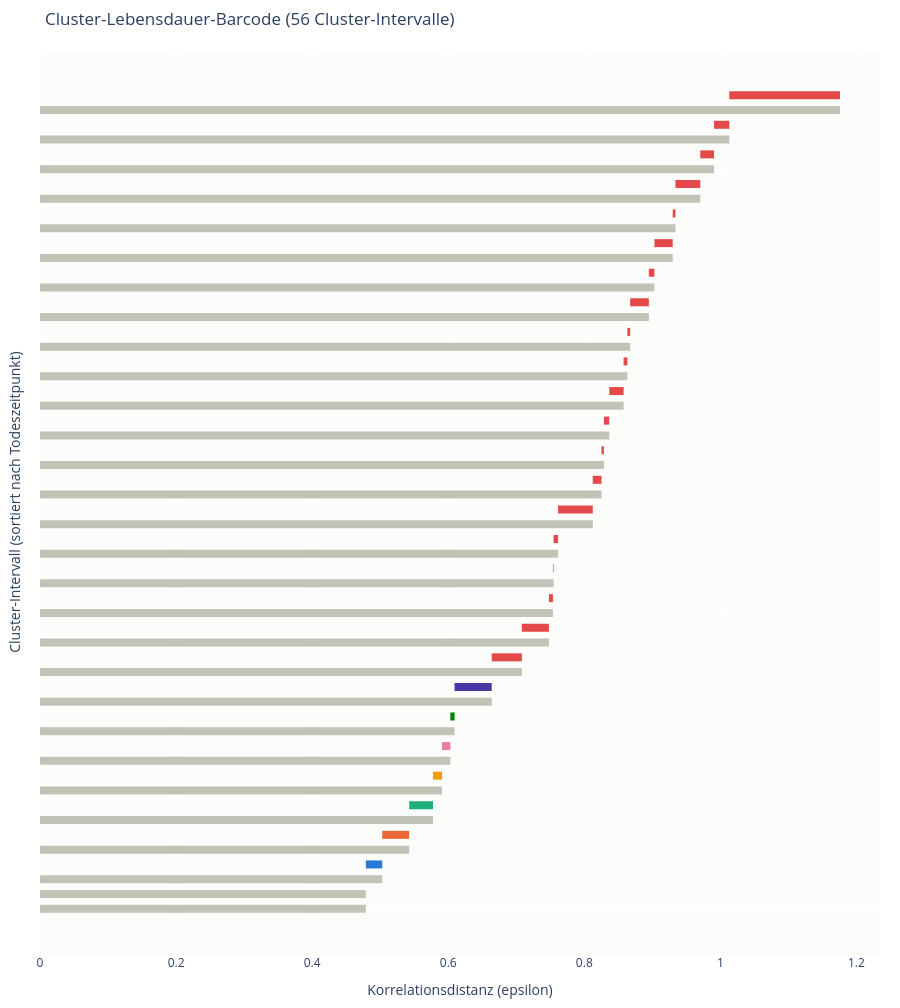

The code cell stored with this chart in its notebook:
### Code cell
# --- Visualisierung 8: Cluster-Lebensdauer-Barcode (H0-inspiriert) ---
# Hinweis: dies ist NICHT das strikte Vietoris-Rips-H0-Persistenzdiagramm (das
# haette genau n Balken, alle mit birth=0 — siehe 02_etda.ipynb, wo giotto-tda
# das formal berechnet). Hier bekommt JEDE im Dendrogramm entstehende Teilgruppe
# (auch bereits verschmolzene Cliquen) einen eigenen Balken von ihrer eigenen
# Entstehung bis zu ihrer naechsten Verschmelzung -> 2*(n-1) Balken statt n.
# Nuetzlich, um die Lebensdauer einer KONKRETEN Clique zu sehen (siehe PDF
# "Another important point"), aber nicht dasselbe Objekt wie das formale H0-Diagramm.
from cloudvisualisation import plot_h0_persistence_barcode

z_linkage = plot_h0_persistence_barcode(dist_matrix, syms)

print(f"\nGroesste Merge-Events")
merge_df = pd.DataFrame(z_linkage, columns=["cluster_1", "cluster_2", "death", "size"])
print(merge_df.sort_values("death", ascending=False).head(5).to_string(index=False))

### Figure 1 — Plotly figure (JSON) as saved in the notebook; plotly's stock layout.template omitted (floating-point values rounded to 4 significant figures)
{"data": [{"hovertemplate": "Birth: 0.0000<br>Death: 0.4789<br>Persistenz: 0.4789<br>Groesse: 1 Assets<br>Assets: LINK<extra></extra>", "line": {"color": "#c3c2b7", "width": 8}, "mode": "lines", "showlegend": false, "type": "scatter", "x": [0, 0.4789], "y": [0, 0]}, {"hovertemplate": "Birth: 0.0000<br>Death: 0.4789<br>Persistenz: 0.4789<br>Groesse: 1 Assets<br>Assets: ETH<extra></extra>", "line": {"color": "#c3c2b7", "width": 8}, "mode": "lines", "showlegend": false, "type": "scatter", "x": [0, 0.4789], "y": [1, 1]}, {"hovertemplate": "Birth: 0.0000<br>Death: 0.5030<br>Persistenz: 0.5030<br>Groesse: 1 Assets<br>Assets: BTC<extra></extra>", "line": {"color": "#c3c2b7", "width": 8}, "mode": "lines", "showlegend": false, "type": "scatter", "x": [0, 0.503], "y": [2, 2]}, {"hovertemplate": "Birth: 0.4789<br>Death: 0.5030<br>Persistenz: 0.0241<br>Groesse: 2 Assets<br>Assets: LINK, ETH<extra></extra>", "line": {"color": "#2a78d6", "width": 8}, "mode": "lines", "showlegend": false, "type": "scatter", "x": [0.4789, 0.503], "y": [3, 3]}, {"hovertemplate": "Birth: 0.0000<br>Death: 0.5426<br>Persistenz: 0.5426<br>Groesse: 1 Assets<br>Assets: DOGE<extra></extra>", "line": {"color": "#c3c2b7", "width": 8}, "mode": "lines", "showlegend": false, "type": "scatter", "x": [0, 0.5426], "y": [4, 4]}, {"hovertemplate": "Birth: 0.5030<br>Death: 0.5426<br>Persistenz: 0.0397<br>Groesse: 3 Assets<br>Assets: BTC, LINK, ETH<extra></extra>", "line": {"color": "#eb6834", "width": 8}, "mode": "lines", "showlegend": false, "type": "scatter", "x": [0.503, 0.5426], "y": [5, 5]}, {"hovertemplate": "Birth: 0.0000<br>Death: 0.5776<br>Persistenz: 0.5776<br>Groesse: 1 Assets<br>Assets: SOL<extra></extra>", "line": {"color": "#c3c2b7", "width": 8}, "mode": "lines", "showlegend": false, "type": "scatter", "x": [0, 0.5776], "y": [6, 6]}, {"hovertemplate": "Birth: 0.5426<br>Death: 0.5776<br>Persistenz: 0.0349<br>Groesse: 4 Assets<br>Assets: DOGE, BTC, LINK, ETH<extra></extra>", "line": {"color": "#1baf7a", "width": 8}, "mode": "lines", "showlegend": false, "type": "scatter", "x": [0.5426, 0.5776], "y": [7, 7]}, {"hovertemplate": "Birth: 0.0000<br>Death: 0.5909<br>Persistenz: 0.5909<br>Groesse: 1 Assets<br>Assets: XRP<extra></extra>", "line": {"color": "#c3c2b7", "width": 8}, "mode": "lines", "showlegend": false, "type": "scatter", "x": [0, 0.5909], "y": [8, 8]}, {"hovertemplate": "Birth: 0.5776<br>Death: 0.5909<br>Persistenz: 0.0133<br>Groesse: 5 Assets<br>Assets: SOL, DOGE, BTC, LINK, ETH<extra></extra>", "line": {"color": "#eda100", "width": 8}, "mode": "lines", "showlegend": false, "type": "scatter", "x": [0.5776, 0.5909], "y": [9, 9]}, {"hovertemplate": "Birth: 0.0000<br>Death: 0.6031<br>Persistenz: 0.6031<br>Groesse: 1 Assets<br>Assets: BNB<extra></extra>", "line": {"color": "#c3c2b7", "width": 8}, "mode": "lines", "showlegend": false, "type": "scatter", "x": [0, 0.6031], "y": [10, 10]}, {"hovertemplate": "Birth: 0.5909<br>Death: 0.6031<br>Persistenz: 0.0122<br>Groesse: 6 Assets<br>Assets: XRP, SOL, DOGE, BTC, LINK, ETH<extra></extra>", "line": {"color": "#e87ba4", "width": 8}, "mode": "lines", "showlegend": false, "type": "scatter", "x": [0.5909, 0.6031], "y": [11, 11]}, {"hovertemplate": "Birth: 0.0000<br>Death: 0.6093<br>Persistenz: 0.6093<br>Groesse: 1 Assets<br>Assets: SUI<extra></extra>", "line": {"color": "#c3c2b7", "width": 8}, "mode": "lines", "showlegend": false, "type": "scatter", "x": [0, 0.6093], "y": [12, 12]}, {"hovertemplate": "Birth: 0.6031<br>Death: 0.6093<br>Persistenz: 0.0062<br>Groesse: 7 Assets<br>Assets: BNB, XRP, SOL, DOGE, BTC, LINK, ETH<extra></extra>", "line": {"color": "#008300", "width": 8}, "mode": "lines", "showlegend": false, "type": "scatter", "x": [0.6031, 0.6093], "y": [13, 13]}, {"hovertemplate": "Birth: 0.0000<br>Death: 0.6639<br>Persistenz: 0.6639<br>Groesse: 1 Assets<br>Assets: AVAX<extra></extra>", "line": {"color": "#c3c2b7", "width": 8}, "mode": "lines", "showlegend": false, "type": "scatter", "x": [0, 0.6639], "y": [14, 14]}, {"hovertemplate": "Birth: 0.6093<br>Death: 0.6639<br>Persistenz: 0.0546<br>Groesse: 8 Assets<br>Assets: SUI, BNB, XRP, SOL, DOGE, BTC, LINK, ETH<extra></extra>", "line": {"color": "#4a3aa7", "width": 8}, "mode": "lines", "showlegend": false, "type": "scatter", "x": [0.6093, 0.6639], "y": [15, 15]}, {"hovertemplate": "Birth: 0.0000<br>Death: 0.7082<br>Persistenz: 0.7082<br>Groesse: 1 Assets<br>Assets: TAO<extra></extra>", "line": {"color": "#c3c2b7", "width": 8}, "mode": "lines", "showlegend": false, "type": "scatter", "x": [0, 0.7082], "y": [16, 16]}, {"hovertemplate": "Birth: 0.6639<br>Death: 0.7082<br>Persistenz: 0.0443<br>Groesse: 9 Assets<br>Assets: AVAX, SUI, BNB, XRP, SOL, DOGE, BTC, LINK, ETH<extra></extra>", "line": {"color": "#e34948", "width": 8}, "mode": "lines", "showlegend": false, "type": "scatter", "x": [0.6639, 0.7082], "y": [17, 17]}, {"hovertemplate": "Birth: 0.0000<br>Death: 0.7480<br>Persistenz: 0.7480<br>Groesse: 1 Assets<br>Assets: ADA<extra></extra>", "line": {"color": "#c3c2b7", "width": 8}, "mode": "lines", "showlegend": false, "type": "scatter", "x": [0, 0.748], "y": [18, 18]}, {"hovertemplate": "Birth: 0.7082<br>Death: 0.7480<br>Persistenz: 0.0398<br>Groesse: 10 Assets<br>Assets: TAO, AVAX, SUI, BNB, XRP, SOL, DOGE, BTC, LINK, ETH<extra></extra>", "line": {"color": "#e34948", "width": 8}, "mode": "lines", "showlegend": false, "type": "scatter", "x": [0.7082, 0.748], "y": [19, 19]}, {"hovertemplate": "Birth: 0.0000<br>Death: 0.7539<br>Persistenz: 0.7539<br>Groesse: 1 Assets<br>Assets: DOT<extra></extra>", "line": {"color": "#c3c2b7", "width": 8}, "mode": "lines", "showlegend": false, "type": "scatter", "x": [0, 0.7539], "y": [20, 20]}, {"hovertemplate": "Birth: 0.7480<br>Death: 0.7539<br>Persistenz: 0.0058<br>Groesse: 11 Assets<br>Assets: ADA, TAO, AVAX, SUI, BNB, XRP, SOL, DOGE, BTC, LINK, ETH<extra></extra>", "line": {"color": "#e34948", "width": 8}, "mode": "lines", "showlegend": false, "type": "scatter", "x": [0.748, 0.7539], "y": [21, 21]}, {"hovertemplate": "Birth: 0.0000<br>Death: 0.7548<br>Persistenz: 0.7548<br>Groesse: 1 Assets<br>Assets: FIL<extra></extra>", "line": {"color": "#c3c2b7", "width": 8}, "mode": "lines", "showlegend": false, "type": "scatter", "x": [0, 0.7548], "y": [22, 22]}, {"hovertemplate": "Birth: 0.7539<br>Death: 0.7548<br>Persistenz: 0.0009<br>Groesse: 12 Assets<br>Assets: DOT, ADA, TAO, AVAX, SUI, BNB, XRP, SOL, DOGE, BTC, LINK, ETH<extra></extra>", "line": {"color": "#e34948", "width": 8}, "mode": "lines", "showlegend": false, "type": "scatter", "x": [0.7539, 0.7548], "y": [23, 23]}, {"hovertemplate": "Birth: 0.0000<br>Death: 0.7615<br>Persistenz: 0.7615<br>Groesse: 1 Assets<br>Assets: LTC<extra></extra>", "line": {"color": "#c3c2b7", "width": 8}, "mode": "lines", "showlegend": false, "type": "scatter", "x": [0, 0.7615], "y": [24, 24]}, {"hovertemplate": "Birth: 0.7548<br>Death: 0.7615<br>Persistenz: 0.0067<br>Groesse: 13 Assets<br>Assets: FIL, DOT, ADA, TAO, AVAX, SUI, BNB, XRP, SOL, DOGE, BTC, LINK...<extra></extra>", "line": {"color": "#e34948", "width": 8}, "mode": "lines", "showlegend": false, "type": "scatter", "x": [0.7548, 0.7615], "y": [25, 25]}, {"hovertemplate": "Birth: 0.0000<br>Death: 0.8124<br>Persistenz: 0.8124<br>Groesse: 1 Assets<br>Assets: UNI<extra></extra>", "line": {"color": "#c3c2b7", "width": 8}, "mode": "lines", "showlegend": false, "type": "scatter", "x": [0, 0.8124], "y": [26, 26]}, {"hovertemplate": "Birth: 0.7615<br>Death: 0.8124<br>Persistenz: 0.0509<br>Groesse: 14 Assets<br>Assets: LTC, FIL, DOT, ADA, TAO, AVAX, SUI, BNB, XRP, SOL, DOGE, BTC...<extra></extra>", "line": {"color": "#e34948", "width": 8}, "mode": "lines", "showlegend": false, "type": "scatter", "x": [0.7615, 0.8124], "y": [27, 27]}, {"hovertemplate": "Birth: 0.0000<br>Death: 0.8253<br>Persistenz: 0.8253<br>Groesse: 1 Assets<br>Assets: NEAR<extra></extra>", "line": {"color": "#c3c2b7", "width": 8}, "mode": "lines", "showlegend": false, "type": "scatter", "x": [0, 0.8253], "y": [28, 28]}, {"hovertemplate": "Birth: 0.8124<br>Death: 0.8253<br>Persistenz: 0.0129<br>Groesse: 15 Assets<br>Assets: UNI, LTC, FIL, DOT, ADA, TAO, AVAX, SUI, BNB, XRP, SOL, DOGE...<extra></extra>", "line": {"color": "#e34948", "width": 8}, "mode": "lines", "showlegend": false, "type": "scatter", "x": [0.8124, 0.8253], "y": [29, 29]}, {"hovertemplate": "Birth: 0.0000<br>Death: 0.8288<br>Persistenz: 0.8288<br>Groesse: 1 Assets<br>Assets: ENA<extra></extra>", "line": {"color": "#c3c2b7", "width": 8}, "mode": "lines", "showlegend": false, "type": "scatter", "x": [0, 0.8288], "y": [30, 30]}, {"hovertemplate": "Birth: 0.8253<br>Death: 0.8288<br>Persistenz: 0.0036<br>Groesse: 16 Assets<br>Assets: NEAR, UNI, LTC, FIL, DOT, ADA, TAO, AVAX, SUI, BNB, XRP, SOL...<extra></extra>", "line": {"color": "#e34948", "width": 8}, "mode": "lines", "showlegend": false, "type": "scatter", "x": [0.8253, 0.8288], "y": [31, 31]}, {"hovertemplate": "Birth: 0.0000<br>Death: 0.8368<br>Persistenz: 0.8368<br>Groesse: 1 Assets<br>Assets: HBAR<extra></extra>", "line": {"color": "#c3c2b7", "width": 8}, "mode": "lines", "showlegend": false, "type": "scatter", "x": [0, 0.8368], "y": [32, 32]}, {"hovertemplate": "Birth: 0.8288<br>Death: 0.8368<br>Persistenz: 0.0079<br>Groesse: 17 Assets<br>Assets: ENA, NEAR, UNI, LTC, FIL, DOT, ADA, TAO, AVAX, SUI, BNB, XRP...<extra></extra>", "line": {"color": "#e34948", "width": 8}, "mode": "lines", "showlegend": false, "type": "scatter", "x": [0.8288, 0.8368], "y": [33, 33]}, {"hovertemplate": "Birth: 0.0000<br>Death: 0.8578<br>Persistenz: 0.8578<br>Groesse: 1 Assets<br>Assets: ONDO<extra></extra>", "line": {"color": "#c3c2b7", "width": 8}, "mode": "lines", "showlegend": false, "type": "scatter", "x": [0, 0.8578], "y": [34, 34]}, {"hovertemplate": "Birth: 0.8368<br>Death: 0.8578<br>Persistenz: 0.0210<br>Groesse: 18 Assets<br>Assets: HBAR, ENA, NEAR, UNI, LTC, FIL, DOT, ADA, TAO, AVAX, SUI, BNB...<extra></extra>", "line": {"color": "#e34948", "width": 8}, "mode": "lines", "showlegend": false, "type": "scatter", "x": [0.8368, 0.8578], "y": [35, 35]}, {"hovertemplate": "Birth: 0.0000<br>Death: 0.8633<br>Persistenz: 0.8633<br>Groesse: 1 Assets<br>Assets: BCH<extra></extra>", "line": {"color": "#c3c2b7", "width": 8}, "mode": "lines", "showlegend": false, "type": "scatter", "x": [0, 0.8633], "y": [36, 36]}, {"hovertemplate": "Birth: 0.8578<br>Death: 0.8633<br>Persistenz: 0.0055<br>Groesse: 19 Assets<br>Assets: ONDO, HBAR, ENA, NEAR, UNI, LTC, FIL, DOT, ADA, TAO, AVAX, SUI...<extra></extra>", "line": {"color": "#e34948", "width": 8}, "mode": "lines", "showlegend": false, "type": "scatter", "x": [0.8578, 0.8633], "y": [37, 37]}, {"hovertemplate": "Birth: 0.0000<br>Death: 0.8674<br>Persistenz: 0.8674<br>Groesse: 1 Assets<br>Assets: ZEC<extra></extra>", "line": {"color": "#c3c2b7", "width": 8}, "mode": "lines", "showlegend": false, "type": "scatter", "x": [0, 0.8674], "y": [38, 38]}, {"hovertemplate": "Birth: 0.8633<br>Death: 0.8674<br>Persistenz: 0.0041<br>Groesse: 20 Assets<br>Assets: BCH, ONDO, HBAR, ENA, NEAR, UNI, LTC, FIL, DOT, ADA, TAO, AVAX...<extra></extra>", "line": {"color": "#e34948", "width": 8}, "mode": "lines", "showlegend": false, "type": "scatter", "x": [0.8633, 0.8674], "y": [39, 39]}, {"hovertemplate": "Birth: 0.0000<br>Death: 0.8948<br>Persistenz: 0.8948<br>Groesse: 1 Assets<br>Assets: XLM<extra></extra>", "line": {"color": "#c3c2b7", "width": 8}, "mode": "lines", "showlegend": false, "type": "scatter", "x": [0, 0.8948], "y": [40, 40]}, {"hovertemplate": "Birth: 0.8674<br>Death: 0.8948<br>Persistenz: 0.0274<br>Groesse: 21 Assets<br>Assets: ZEC, BCH, ONDO, HBAR, ENA, NEAR, UNI, LTC, FIL, DOT, ADA, TAO...<extra></extra>", "line": {"color": "#e34948", "width": 8}, "mode": "lines", "showlegend": false, "type": "scatter", "x": [0.8674, 0.8948], "y": [41, 41]}, {"hovertemplate": "Birth: 0.0000<br>Death: 0.9031<br>Persistenz: 0.9031<br>Groesse: 1 Assets<br>Assets: WLD<extra></extra>", "line": {"color": "#c3c2b7", "width": 8}, "mode": "lines", "showlegend": false, "type": "scatter", "x": [0, 0.9031], "y": [42, 42]}, {"hovertemplate": "Birth: 0.8948<br>Death: 0.9031<br>Persistenz: 0.0082<br>Groesse: 22 Assets<br>Assets: XLM, ZEC, BCH, ONDO, HBAR, ENA, NEAR, UNI, LTC, FIL, DOT, ADA...<extra></extra>", "line": {"color": "#e34948", "width": 8}, "mode": "lines", "showlegend": false, "type": "scatter", "x": [0.8948, 0.9031], "y": [43, 43]}, {"hovertemplate": "Birth: 0.0000<br>Death: 0.9299<br>Persistenz: 0.9299<br>Groesse: 1 Assets<br>Assets: AAVE<extra></extra>", "line": {"color": "#c3c2b7", "width": 8}, "mode": "lines", "showlegend": false, "type": "scatter", "x": [0, 0.9299], "y": [44, 44]}, {"hovertemplate": "Birth: 0.9031<br>Death: 0.9299<br>Persistenz: 0.0269<br>Groesse: 23 Assets<br>Assets: WLD, XLM, ZEC, BCH, ONDO, HBAR, ENA, NEAR, UNI, LTC, FIL, DOT...<extra></extra>", "line": {"color": "#e34948", "width": 8}, "mode": "lines", "showlegend": false, "type": "scatter", "x": [0.9031, 0.9299], "y": [45, 45]}, {"hovertemplate": "Birth: 0.0000<br>Death: 0.9340<br>Persistenz: 0.9340<br>Groesse: 1 Assets<br>Assets: INJ<extra></extra>", "line": {"color": "#c3c2b7", "width": 8}, "mode": "lines", "showlegend": false, "type": "scatter", "x": [0, 0.934], "y": [46, 46]}, {"hovertemplate": "Birth: 0.9299<br>Death: 0.9340<br>Persistenz: 0.0040<br>Groesse: 24 Assets<br>Assets: AAVE, WLD, XLM, ZEC, BCH, ONDO, HBAR, ENA, NEAR, UNI, LTC, FIL...<extra></extra>", "line": {"color": "#e34948", "width": 8}, "mode": "lines", "showlegend": false, "type": "scatter", "x": [0.9299, 0.934], "y": [47, 47]}, {"hovertemplate": "Birth: 0.0000<br>Death: 0.9705<br>Persistenz: 0.9705<br>Groesse: 1 Assets<br>Assets: PUMP<extra></extra>", "line": {"color": "#c3c2b7", "width": 8}, "mode": "lines", "showlegend": false, "type": "scatter", "x": [0, 0.9705], "y": [48, 48]}, {"hovertemplate": "Birth: 0.9340<br>Death: 0.9705<br>Persistenz: 0.0365<br>Groesse: 25 Assets<br>Assets: INJ, AAVE, WLD, XLM, ZEC, BCH, ONDO, HBAR, ENA, NEAR, UNI, LTC...<extra></extra>", "line": {"color": "#e34948", "width": 8}, "mode": "lines", "showlegend": false, "type": "scatter", "x": [0.934, 0.9705], "y": [49, 49]}, {"hovertemplate": "Birth: 0.0000<br>Death: 0.9907<br>Persistenz: 0.9907<br>Groesse: 1 Assets<br>Assets: PEPE<extra></extra>", "line": {"color": "#c3c2b7", "width": 8}, "mode": "lines", "showlegend": false, "type": "scatter", "x": [0, 0.9907], "y": [50, 50]}, {"hovertemplate": "Birth: 0.9705<br>Death: 0.9907<br>Persistenz: 0.0202<br>Groesse: 26 Assets<br>Assets: PUMP, INJ, AAVE, WLD, XLM, ZEC, BCH, ONDO, HBAR, ENA, NEAR, UNI...<extra></extra>", "line": {"color": "#e34948", "width": 8}, "mode": "lines", "showlegend": false, "type": "scatter", "x": [0.9705, 0.9907], "y": [51, 51]}, {"hovertemplate": "Birth: 0.0000<br>Death: 1.0131<br>Persistenz: 1.0131<br>Groesse: 1 Assets<br>Assets: ASTER<extra></extra>", "line": {"color": "#c3c2b7", "width": 8}, "mode": "lines", "showlegend": false, "type": "scatter", "x": [0, 1.013], "y": [52, 52]}, {"hovertemplate": "Birth: 0.9907<br>Death: 1.0131<br>Persistenz: 0.0224<br>Groesse: 27 Assets<br>Assets: PEPE, PUMP, INJ, AAVE, WLD, XLM, ZEC, BCH, ONDO, HBAR, ENA, NEAR...<extra></extra>", "line": {"color": "#e34948", "width": 8}, "mode": "lines", "showlegend": false, "type": "scatter", "x": [0.9907, 1.013], "y": [53, 53]}, {"hovertemplate": "Birth: 0.0000<br>Death: 1.1758<br>Persistenz: 1.1758<br>Groesse: 1 Assets<br>Assets: TRX<extra></extra>", "line": {"color": "#c3c2b7", "width": 8}, "mode": "lines", "showlegend": false, "type": "scatter", "x": [0, 1.176], "y": [54, 54]}, {"hovertemplate": "Birth: 1.0131<br>Death: 1.1758<br>Persistenz: 0.1627<br>Groesse: 28 Assets<br>Assets: ASTER, PEPE, PUMP, INJ, AAVE, WLD, XLM, ZEC, BCH, ONDO, HBAR, ENA...<extra></extra>", "line": {"color": "#e34948", "width": 8}, "mode": "lines", "showlegend": false, "type": "scatter", "x": [1.013, 1.176], "y": [55, 55]}], "layout": {"height": 1008, "margin": {"b": 40, "l": 40, "r": 20, "t": 50}, "plot_bgcolor": "#fcfcfb", "title": {"text": "Cluster-Lebensdauer-Barcode (56 Cluster-Intervalle)"}, "xaxis": {"range": [0, 1.235], "title": {"text": "Korrelationsdistanz (epsilon)"}}, "yaxis": {"showticklabels": false, "title": {"text": "Cluster-Intervall (sortiert nach Todeszeitpunkt)"}}}}
